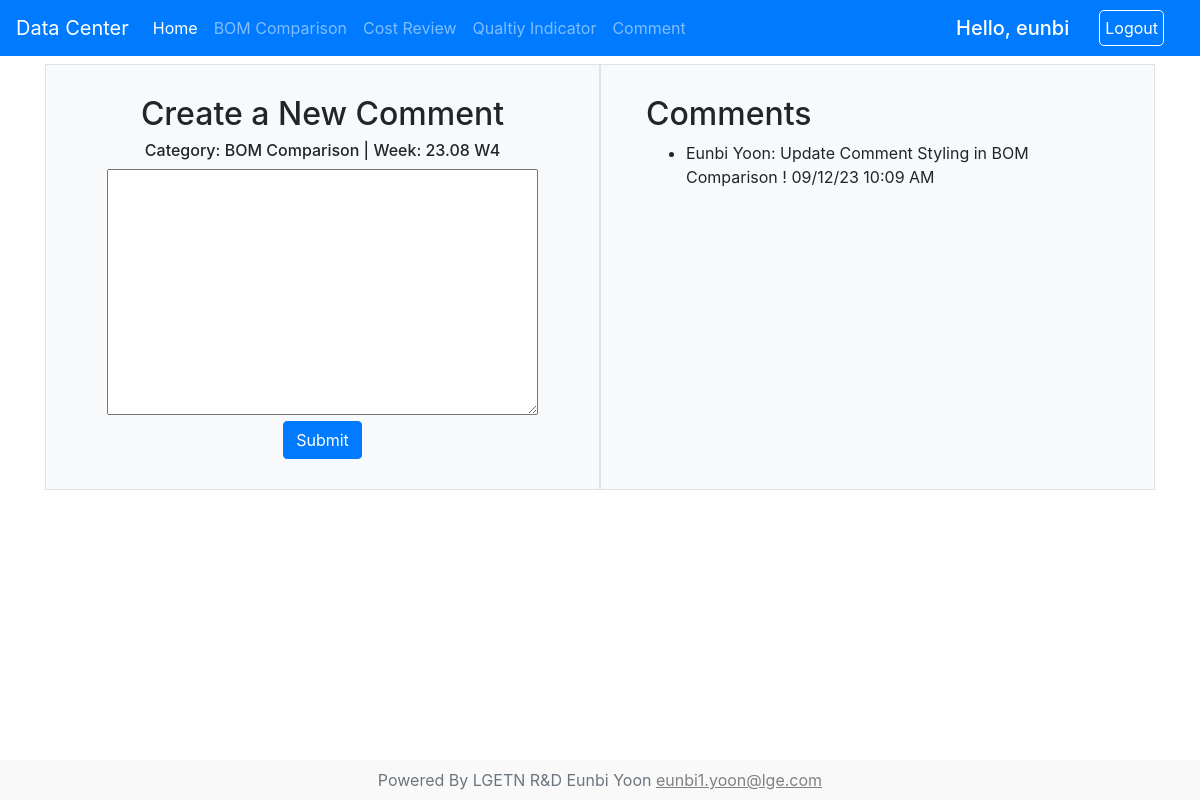
Screenshot of /report/comment/26/ (signed in) with the database file from the repository.
### report/models.py (models this page shows, shortened)
class Post(models.Model):
    category=models.ForeignKey(Category, on_delete=models.CASCADE)
    week=models.ForeignKey(Week, on_delete=models.CASCADE)
    author=models.ForeignKey(User, on_delete=models.CASCADE)
    date_added=models.DateTimeField(auto_now_add=True)
    class Meta:
        verbose_name_plural='  3) Posts'

class Category(models.Model):
    name=models.CharField(max_length=255)
    def __str__(self):
        return self.name
    class Meta:
        verbose_name_plural='  1) Categories'

class Week(models.Model):
    name=models.CharField(max_length=255)
    def __str__(self):
        return self.name
    class Meta:
        verbose_name_plural='  2) Weeks'

class Comment(models.Model):
    category=models.ForeignKey(Category, on_delete=models.CASCADE)
    week=models.ForeignKey(Week, on_delete=models.CASCADE)
    author=models.ForeignKey(User, on_delete=models.CASCADE)
    date_added=models.DateTimeField(auto_now_add=True)
    comment_body = models.TextField()
    class Meta:
        verbose_name_plural='  4) Comments'

### report/views.py (the view, shortened to what this page needs)
# urls.py: path('comment/<int:pk>/', detail_comment_view, name='detail_comment_url')
@login_required
def detail_comment_view(request, pk):
    get_post = get_object_or_404(Post, pk=pk)
    form = CommentForm()
    comments = Comment.objects.filter(category=get_post.category, week=get_post.week).order_by('-date_added')
    context={
        'form': form,
        'post_detail': get_post,
        'comments':comments
    }
    return render(request, 'detail-comment.html', context)

### report/forms.py
class CommentForm(forms.ModelForm):
    class Meta:
        model = Comment
        fields = ['comment_body']

### report/templates/detail-comment.html (shortened to what this page needs)
{% extends 'base.html' %}
{% block container %}
<div class="row gy-5" style="margin:auto;">
    <div class="col-6 bg-light border">
        <div class="text-center" style="margin:30px">
            <h2>Create a New Comment</h2>
            <h6>Category: {{ post_detail.category }} | Week: {{ post_detail.week }}</h6>
            <form method="post">
                <div style="width: 100%;">
                    {{ form.comment_body }}
                </div>
                <button class="btn btn-primary" type="submit" style="align-items:center;">Submit</button>
            </form>
        </div>
    </div>
    <div class="col-6 border bg-light">
        <div style="margin:30px">
            <h2>Comments</h2>
            {% if comments %}
                <ul>
                {% for comment in comments %}
                    <li>{{ comment.author.first_name }} {{ comment.author.last_name }}: {{ comment.comment_body }} {{ comment.date_added|date:'m/d/y h:m A' }}</li>
                {% endfor %}
                </ul>
            {% else %}
                <h5>No Comments Yet</h5>
            {% endif %}
        </div>
    </div>
</div>
{% endblock %}

### base/templates/base.html (shortened to what this page needs)
<!doctype html>
<html lang="en">
  <head>
    {% load static %}
    <link rel="stylesheet" href="https://cdn.jsdelivr.net/npm/bootstrap@4.3.1/dist/css/bootstrap.min.css">
  </head>
  <body>
    <nav class="navbar navbar-expand-lg navbar-dark bg-primary">
      <a class="navbar-brand" href="">Data Center</a>
      <div class="collapse navbar-collapse" id="navbarColor02">
        <ul class="navbar-nav mr-auto">
          <li class="nav-item active">
            <a class="nav-link" href="/">Home</a>
          </li>
          <li class="nav-item">
            <a class="nav-link" href="{% url 'category_bom_url' %}">BOM Comparison</a>
          </li>
          <li class="nav-item">
            <a class="nav-link" href="{% url 'category_cost_url' %}">Cost Review</a>
          </li>
          <li class="nav-item">
            <a class="nav-link" href="{% url 'qualityhome_url' %}">Qualtiy Indicator</a>
          </li>
          <li class="nav-item">
            <a class="nav-link" href="{% url 'comment_url' %}">Comment</a>
          </li>
        </ul>
        <form class="form-inline">
          {% if user.is_authenticated %}
            <h5 style="color:white; margin:0">Hello, {{user.username}}</h5>
            <a style="color:white; margin:0 20px 0 30px; border:1px solid white; border-radius: 5px; padding:5px" href="{% url 'logout_url' %}">Logout</a>
          {% else %}
            <h5 style="color:white; margin:0">Login Here</h5>
            <a style="color:white; margin:0 20px 0 30px; border:1px solid white; border-radius: 5px; padding:5px" href="{% url 'login_url' %}">Login</a>
          {% endif %}
        </form>
      </div>
    </nav>
    <div class="main">
      <div class="container">
        {% block container %}
        {% endblock %}
      </div>
    </div>
  <footer class="text-center text-lg-start bg-white text-muted" style="position: fixed;bottom:0; width: 100%;">
    {% block footer %}
      <div class="text-center p-2" style="background-color: rgba(0, 0, 0, 0.025); padding:0">
        Powered By LGETN R&D Eunbi Yoon
        <a style="text-decoration:underline; color:grey" href="mailto : eunbi1.yoon@lge.com">eunbi1.yoon@lge.com</a>
      </div>
    {% endblock %}
  </footer>
  </body>
</html>

### rows the page displays
Post: category "BOM Comparison", week "23.08 W4"
Comment: author.first_name "Eunbi", author.last_name "Yoon", comment_body "Update Comment Styling in BOM Comparison !", date_added "09/12/23 10:09 AM"

### other values shown
{{ user.username }} "eunbi"
